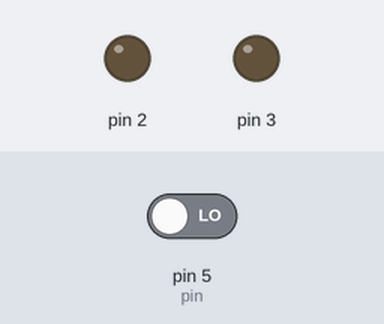
Simulated run of this sketch. Board: Arduino Uno, built with avr-gcc and run on an emulated ATmega328P. On the bench: output pins drawn as LEDs (lit = HIGH). Inputs (shaded band) come from the test bench; at power-on: pin 5 (pin) LOW.

Above: at 1.2 s.
1.3 s: pin 5 (pin) driven HIGH
At 1.7 s:
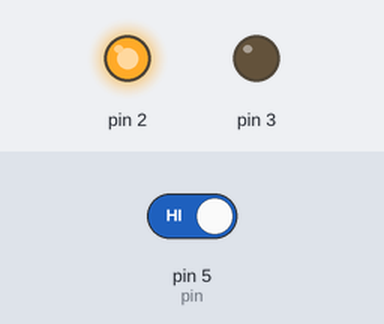
2.8 s: pin 5 (pin) driven LOW
At 4.0 s:
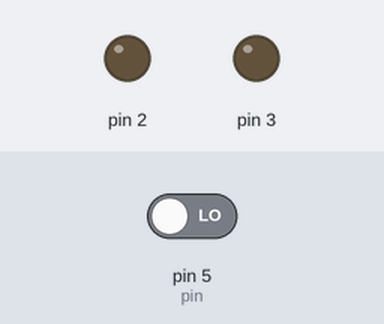
Timing chart, 0 to 5.8 s (numbered marks = the images above; inputs shaded):
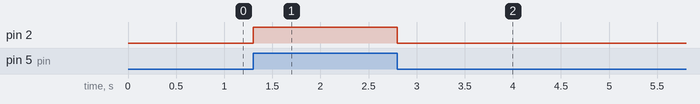

Measured:
- after the input at 1.3 s, pin 2: LOW → HIGH at once
- after the input at 2.8 s, pin 2: HIGH → LOW at once

The sketch:

digital_pin_input_test.ino
```cpp
int pin = 5;
void setup()
{
  pinMode(5, INPUT);
  pinMode(2, OUTPUT);
  pinMode(3, OUTPUT);
}

void loop()
{
  int val = digitalRead(pin);
  if (val == HIGH)
  {
    digitalWrite(2, HIGH);
    digitalWrite(3, LOW);
  }
  else
  {
    digitalWrite(2, LOW);
    digitalWrite(3, LOW);
  }
  delay(1);
}
```
